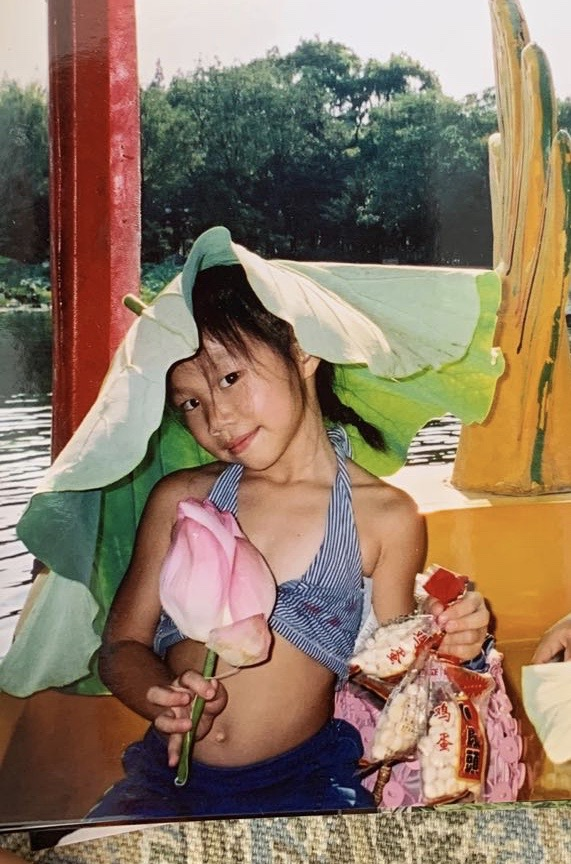
#> input picture docs/Week4_Python/Error_Handling/tang.JPG, 571 x 864 px, found by its file name
$ python read_image.py
#> lines starting #> are read from the running program, lines starting #| are printed output that depends on the picture
# Manipulate operating system with Python
import os

# Imaging library to add support for opening, manipulating, saving image files
from PIL import Image


class ImageReader:

    # Initialising img_path
    def __init__(self, img_path):
        self.img_path = img_path

    # Checking file path
    def check_directory(self):
        print(os.getcwd())

    # Opening image
    def image_read(self):
        try:
            img = Image.open(self.img_path)
#> img is the input picture: PIL image 571x864 RGB; mean R, G, B 140.7, 119.9, 100
            img.show()
            print("Image of baby Anais found")

        # IOError Input/Output failure, when trying to open a file that does not exist
        except IOError:
            print("No image found")

    # Rotating image
    def rotate_image(self):
        try:
            img = Image.open(self.img_path)

            # Rotate image by 180 degrees
            img = img.rotate(180)
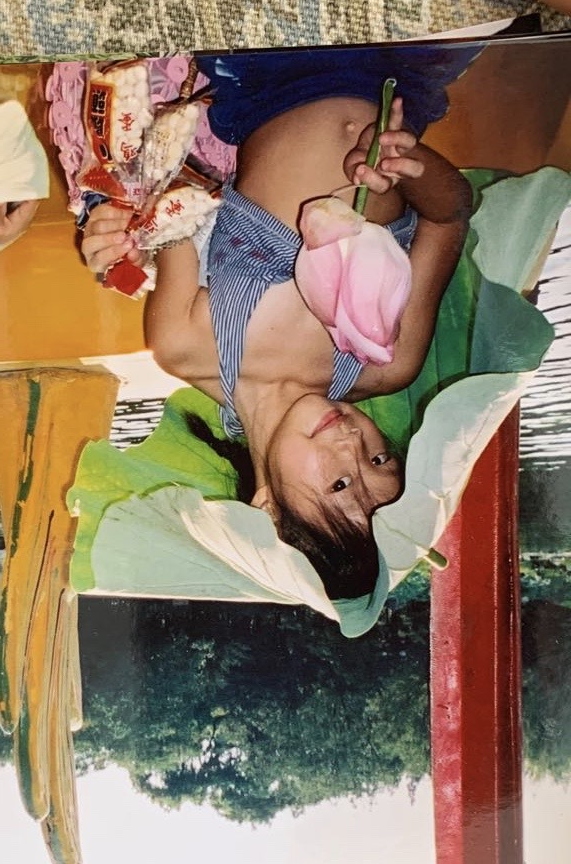
#> img: PIL image 571x864 RGB; mean R, G, B 140.7, 119.9, 100
            img.show()

            # Save changes in relative location
            img.save('upsidedown_tang.JPG')
            print("Anais was rotated by 180 degrees!")

        # IOError Input/Output failure, when trying to open a file that does not exist
        except IOError:
            print("No image found")

    # Black and white image
    def grey_scale(self):
        try:
            img = Image.open(self.img_path)

            # Changing image to black and white
            # Dither mode adds white noise. Set to NONE
            # 'L' 8-bit pixels, black and white # 8 bit color graphics is method of storing img information in a computer's memory
            img = img.convert(mode='L', dither=Image.NONE)
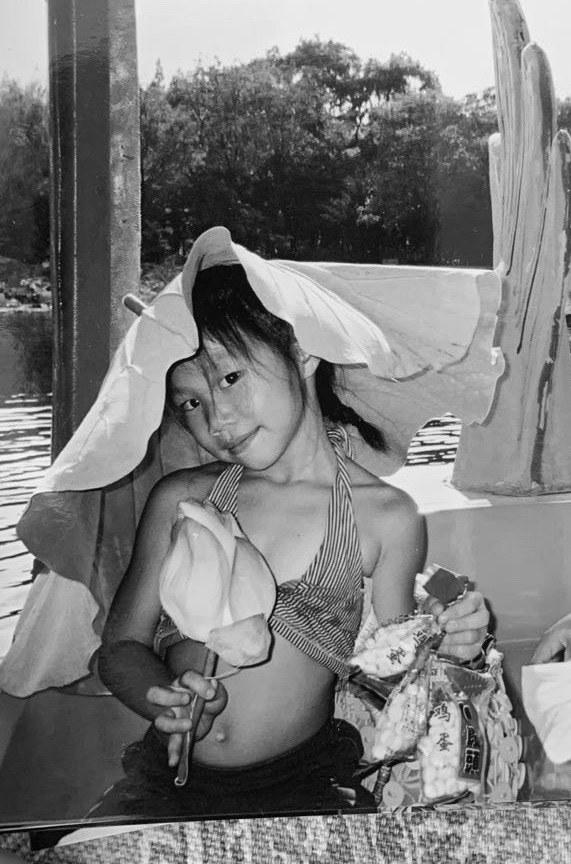
#> img: PIL image 571x864 L; min 0, max 254, mean 123.9

            # Opens image
            img.show()

            # Saves image as new JPG
            img.save("black_white.JPG")
            print("Greyscale function successful!")
        except Exception:
            print("No image found")


img_path = "/Users/anaistang/DevOps_Training/docs/Week4_Python/Error_Handling/tang.JPG"
# img_path = "non_existent_image.JPG" # Raises error 'no image found'

i = ImageReader(img_path)
i.image_read()
i.rotate_image()
i.grey_scale()

"""
Bit depth refers to the colour information stored in an image, the higher the bit depth, the more colours it can store
8 - bit colour image, standard JPEG format
256 shades of blue, 256 shades of green, 256 shades of red
2 to the exponent of 8 which gives us 256
A total of 16.8 million possible colours (256*256*256)
Bit    7  6  5  4  3  2  1  0
Data   R  R  R  G  G  G  B  B
"""
